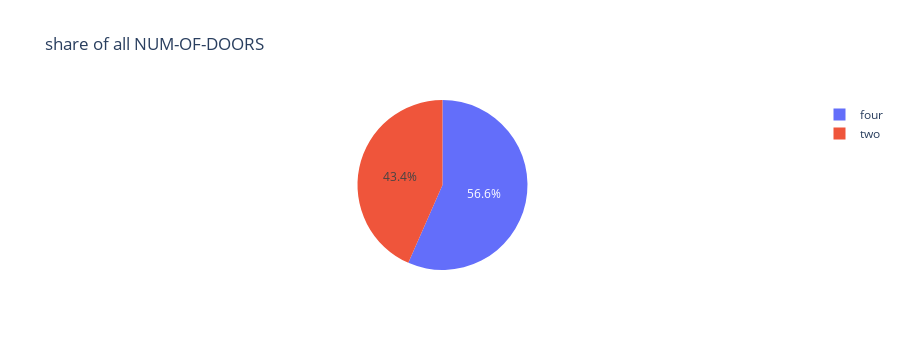

Notebook code cell kept with this figure:
### Code cell
fig = px.pie(auto_data,height=350,names = 'num-of-doors',title = "share of all NUM-OF-DOORS")
fig.show()

### Figure 1 — Plotly figure (JSON) as saved in the notebook; plotly's stock layout.template omitted (floating-point values rounded to 4 significant figures; data arrays with more than 128 entries replaced by an {"elided": "..."} marker saying what was removed)
{"data": [{"domain": {"x": [0, 1], "y": [0, 1]}, "hovertemplate": "num-of-doors=%{label}<extra></extra>", "labels": {"elided": "205 str values"}, "legendgroup": "", "name": "", "showlegend": true, "type": "pie"}], "layout": {"height": 350, "legend": {"tracegroupgap": 0}, "title": {"text": "share of all NUM-OF-DOORS"}}}
